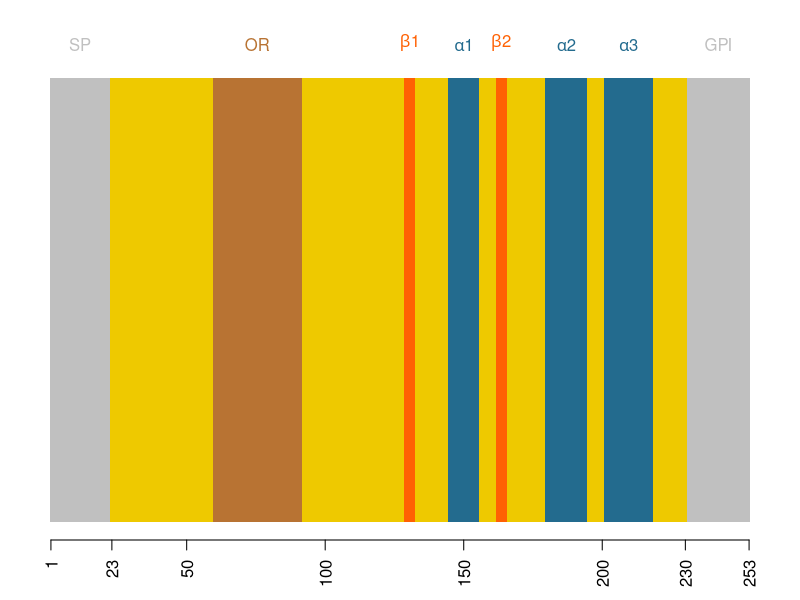

This chart was generated by the following R code:


# evaluate an expression stored as a string
# this just shortens the syntax which is otherwise eval(parse(text="mystring"))
# see http://stackoverflow.com/questions/1743698/r-eval-expression
evals = function(mystring) {
  return (eval(parse(text=mystring)))
}

# PRNP GenBank entry http://www.ncbi.nlm.nih.gov/nuccore/NG_009087.1
huprp = 'MANLGCWMLVLFVATWSDLGLCKKRPKPGGWNTGGSRYPGQGSPGGNRYPPQGGGGWGQPHGGGWGQPHGGGWGQPHGGGWGQPHGGGWGQGGGTHSQWNKPSKPKTNMKHMAGAAAAGAVVGGLGGYMLGSAMSRPIIHFGSDYEDRYYRENMHRYPNQVYYRPMDEYSNQNNFVHDCVNITIKQHTVTTTTKGENFTETDVKMMERVVEQMCITQYERESQAYYQRGSSMVLFSSPPVILLISFLIFLIVG'

# post-translational modifications
sp = 1:22
final = 23:230
gpi = 231:253

# Riek 1996 http://www.ncbi.nlm.nih.gov/pubmed/8700211
# Regions of secondary structure - translated from mouse numbering
b1 = 129:132
h1 = 145:155
b2 = 162:165
h2 = 180:194
h3 = 201:218

# Octapeptide repeats
opr = 60:91

# colors for secondary structure
bcolor = '#FF6103' # cadmium orange
hcolor = '#236B8E' # steelblue
ocolor = '#B87333' # copper
cleaved = '#C0C0C0' # silver
rest = '#EEC900' # gold2
dscolor = '#5E2605' #van dyke brown - for disulfide bonds
delcolor = '#000000' # black for deleted elements

# other colors
vcolor = '#C0C0C0' # color for vertical lines

k = rep(rest,253)
k[sp] = cleaved
k[gpi] = cleaved
k[opr] = ocolor
k[b1] = bcolor
k[b2] = bcolor
k[h1] = hcolor
k[h2] = hcolor
k[h3] = hcolor

aapch = '|' # square for present amino acids
delpch = 20

pch = rep(15,253)
pch[]

strsplit(huprp,split='')


prps = data.frame(name=character(), # name of mutant
                  height=integer(), # height at which to plot
                  deleted=character(), # positions deleted
                  produces=character(), # produces transmissible prions spontaneously?
                  accepts=character(), # accepts inoculated prions in vivo?
                  otherphen=character(), # any other spontaneous phenotype?
                  cite=character()) # citation
prps["wt",] = c("'Wild-type'",0,"254","no","yes","no","") # 254 is an ugly hack to get wild-type to plot properly


prps$height = seq(20/dim(prps)[1],20,20/dim(prps)[1])
increment = 20/dim(prps)[1]

png('~/j/cureffi/media/2024/02/prp-diagram.png',width=800,height=100)
par(mar=c(3,1,3,1))
plot(NA,NA,xaxt='n',yaxt='n',xlim=c(0,254),ylim=c(0,1),xlab='',ylab='',axes=F,ann=F)
axis(side=1,at=c(1,23,50,100,150,200,230,253),
     labels=c(1,23,50,100,150,200,230,253),cex=.5,las=2)
mtext(side=3,line=0.25,at=c(mean(sp),mean(opr),mean(b1),mean(h1),mean(b2),
       mean(h2),mean(h3),mean(gpi)),
     col=c(cleaved,ocolor,bcolor,hcolor,bcolor,
           hcolor,hcolor,cleaved),
     text=c("SP","OR",expression(paste(beta,1)),
              expression(paste(alpha,1)),
              expression(paste(beta,2)),
              expression(paste(alpha,2)),
              expression(paste(alpha,3)),
              "GPI"))

row = 1
deleted = evals(prps$deleted[row])
present = (1:253)[-deleted]
ht = 1
mid = 0.5
wid = 0.5
text(-100,ht,labels=evals(prps$name[row]),pos=4) # name

if (length(deleted) > 1) {
  segments(x0=deleted-wid, x1=deleted+wid,y0=mid-ht/2,y1=mid+ht/2,col=delcolor)
}

rect(xleft=present-wid, xright=present+wid, ybottom=mid-ht/2, ytop=mid+ht/2, col=k[present], border=NA)
dev.off()